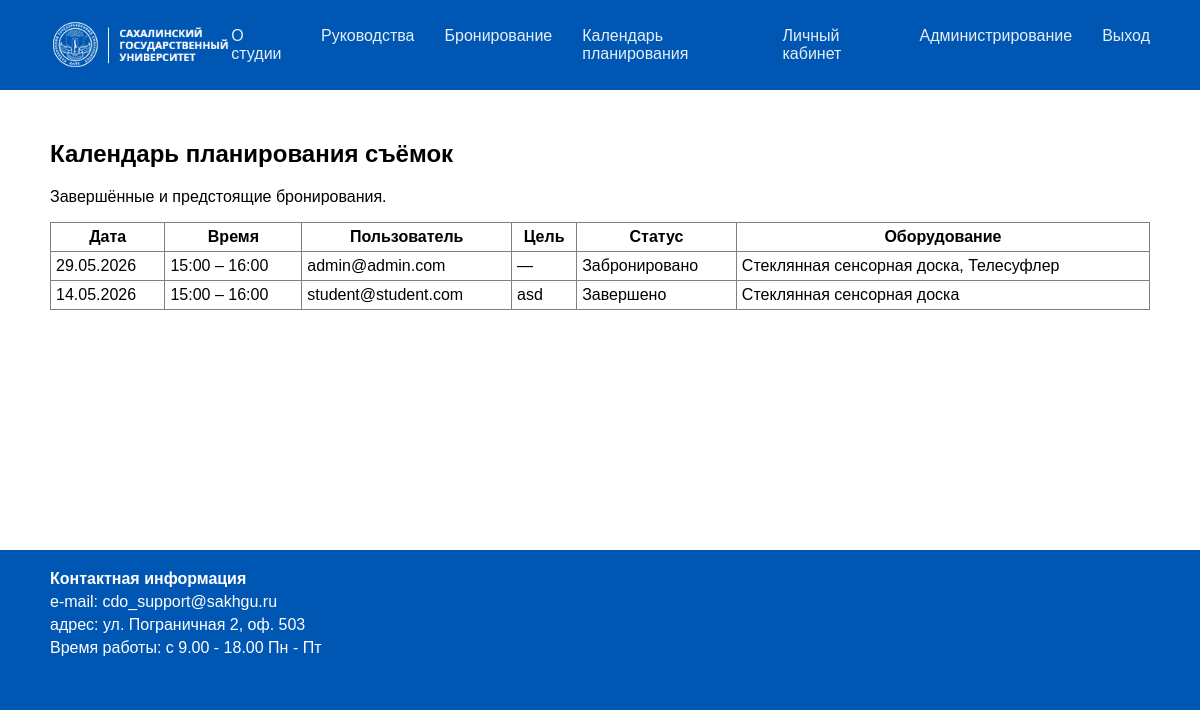
The app's page /bookings/schedule/ (signed in) with its own data.
### bookings/models.py (models this page shows, shortened)
class Booking(models.Model):
    class Status(models.TextChoices):
        BOOKED = 'booked', _('Забронировано')
        COMPLETED = 'completed', _('Завершено')
        CANCELLED = 'cancelled', _('Отменено')
    user = models.ForeignKey(
        settings.AUTH_USER_MODEL,
        on_delete=models.CASCADE,
        related_name='bookings',
        verbose_name=_('пользователь')
    )
    start_time = models.DateTimeField(_('начало'))
    end_time = models.DateTimeField(_('конец'))
    description = models.TextField(_('описание'), blank=True)
    equipment = models.ManyToManyField(
        Equipment,
        blank=True,
        verbose_name=_('оборудование')
    )
    status = models.CharField(
        _('статус'),
        max_length=20,
        choices=Status.choices,
        default=Status.BOOKED
    )
    created_at = models.DateTimeField(_('создана'), auto_now_add=True)
    class Meta:
        verbose_name = _('бронирование')
        verbose_name_plural = _('бронирования')
        ordering = ['-created_at']

class Equipment(models.Model):
    name = models.CharField(_('название'), max_length=100)
    class Meta:
        verbose_name = _('единица оборудования')
        verbose_name_plural = _('оборудование')

### accounts/models.py (models this page shows, shortened)
class CustomUser(AbstractUser):
    username = None
    email = models.EmailField(_('email address'), unique=True)
    middlename = models.CharField(_('отчество'), max_length=50, blank=True)
    phone = models.CharField(_('телефон'), max_length=15, blank=True)
    USERNAME_FIELD = 'email'
    REQUIRED_FIELDS = []  # при создании суперпользователя запросит только email и пароль
    objects = CustomUserManager()
    class Meta:
        verbose_name = _('пользователь')
        verbose_name_plural = _('пользователи')

### bookings/views.py (the view)
# urls.py: path('schedule/', views.schedule_view, name='schedule'),
@user_passes_test(is_teacher_or_admin, login_url='/accounts/login/')
def schedule_view(request):
    bookings = Booking.objects.filter(
        status__in=['completed', 'booked']
    ).select_related('user').prefetch_related('equipment').order_by('-start_time')
    return render(request, 'bookings/schedule.html', {'bookings': bookings})

### bookings/context_processors.py (called while the page is built)
def admin_dashboard_stats(request):
    if not request.user.is_authenticated or not request.user.is_staff:
        return {}
    total_bookings = Booking.objects.count()
    active_bookings = Booking.objects.filter(status='booked').count()
    total_users = CustomUser.objects.count()
    equipment_usage = Equipment.objects.annotate(
        usage_count=Count('booking')
    ).order_by('-usage_count')
    return {
        'total_bookings': total_bookings,
        'active_bookings': active_bookings,
        'total_users': total_users,
        'equipment_usage': equipment_usage,
    }

### bookings/views.py (called while the page is built)
def is_teacher_or_admin(user):
    return user.is_staff or user.groups.filter(name='Teachers').exists()

### bookings/templates/bookings/schedule.html (shortened to what this page needs)
{% extends 'base.html' %}
{% block content %}
<h2>Календарь планирования съёмок</h2>
<p>Завершённые и предстоящие бронирования.</p>
<table id="schedule-table" border="1" cellpadding="5" cellspacing="0" style="border-collapse: collapse; width: 100%;">
    <thead>
        <tr>
            <th>Дата</th>
            <th>Время</th>
            <th>Пользователь</th>
            <th>Цель</th>
            <th>Статус</th>
            <th>Оборудование</th>
        </tr>
    </thead>
    <tbody>
        {% for booking in bookings %}
        <tr>
            <td>{{ booking.start_time|date:"d.m.Y" }}</td>
            <td>{{ booking.start_time|date:"H:i" }} – {{ booking.end_time|date:"H:i" }}</td>
            <td>{{ booking.user.email }}</td>
            <td>{{ booking.description|default:"—" }}</td>
            <td>{{ booking.get_status_display }}</td>
            <td>
                {% for eq in booking.equipment.all %}
                    {{ eq.name }}{% if not forloop.last %}, {% endif %}
                {% empty %}
                    —
                {% endfor %}
            </td>
        </tr>
        {% empty %}
        <tr><td colspan="6">Нет активных бронирований.</td></tr>
        {% endfor %}
    </tbody>
</table>
{% endblock %}

### templates/base.html (style rules this page uses)
body { margin: 0; font-family: Arial, sans-serif; background-color: #0056b3; color: white; }

### records on screen
Booking: start_time "29.05.2026", start_time "15:00", end_time "16:00", user.email "admin@admin.com", description "—", status "Забронировано"
Equipment: name "Стеклянная сенсорная доска"
Equipment: name "Телесуфлер"
Booking: start_time "14.05.2026", start_time "15:00", end_time "16:00", user.email "student@student.com", description "asd", status "Завершено"
